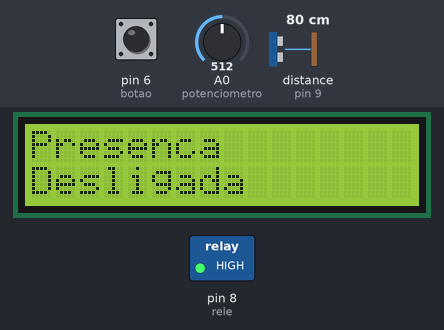
Simulated run of this sketch. Board: Arduino Uno, built with avr-gcc and run on an emulated ATmega328P. On the bench: 16×2 character LCD, switched loads named in the sketch (green lamp = pin HIGH). Wiring (inferred from the names in the program): ultrasonic range finder: trigger pin 10; echo pin 9. Inputs (shaded band) come from the test bench; at power-on: distance to the obstacle (sensor on pin 9) 80 cm, A0 (potenciometro) = 512, pin 6 (botao) LOW. The echo pulse lasts 58.3 µs per cm; pins used as bus, display or sensor lines are not drawn; what the sketch prints to the serial monitor is not drawn.

Above: at 1.2 s.
1.3 s: distance to the obstacle (sensor on pin 9) set to 12 cm
3.4 s: distance to the obstacle (sensor on pin 9) set to 9 cm
At 5.5 s:
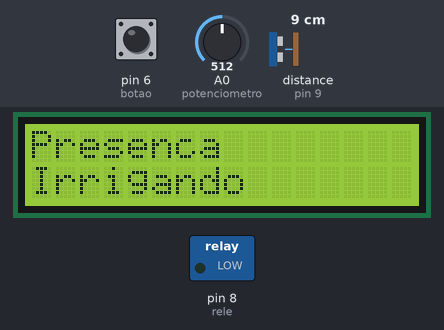
6.1 s: A0 (potenciometro) set to 734
8.2 s: A0 (potenciometro) set to 766
At 10.3 s:
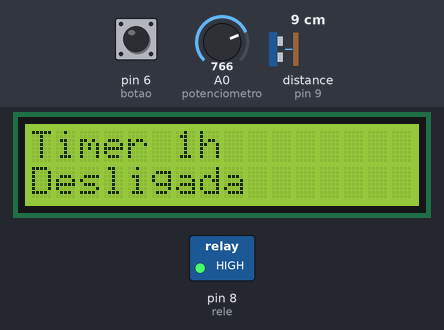
10.6 s: A0 (potenciometro) set to 240
At 11.5 s:
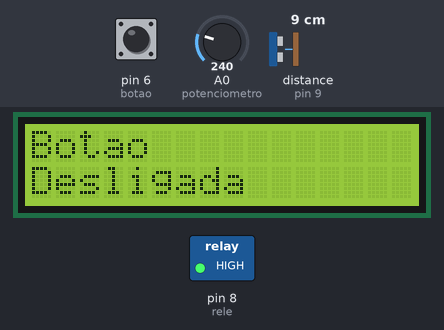
12.7 s: A0 (potenciometro) set to 259
At 14.8 s:
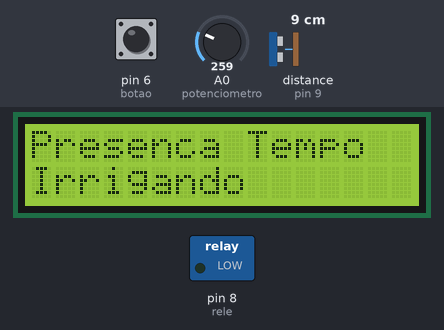
Timing chart, 0 to 16.1 s (numbered marks = the images above; inputs shaded):
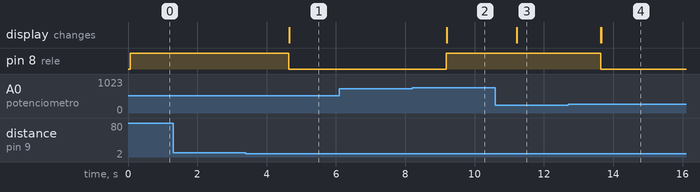

Measured:
- the behaviour switches between 11 and 10 cm on distance to the obstacle (sensor on pin 9) (found by bisection; images 0 and 1)
- the behaviour switches between 750 and 751 on A0 (potenciometro) (found by bisection; images 1 and 2)
- the behaviour switches between 250 and 251 on A0 (potenciometro) (found by bisection; images 3 and 4)
- after the input at 1.3 s, every drawn part: stays the same
- after the input at 3.4 s, pin 8 (rele): HIGH → LOW after 1.2 s; the display: changes after 1.2 s (image 1)
- after the input at 6.1 s, every drawn part: stays the same
- after the input at 8.2 s, pin 8 (rele): LOW → HIGH after 0.98 s; the display: changes after 0.99 s (image 2)
- after the input at 10.6 s, the display: changes after 0.61 s (image 3)
- after the input at 12.7 s, pin 8 (rele): HIGH → LOW after 0.94 s; the display: first changes after 0.94 s (image 4 shows a later state)

The sketch:

irrigacaoComSelecao.ino
```cpp
#include <Wire.h>
#include <LiquidCrystal_I2C.h>

//------------------------------------------
// Inicializa o display no endereco 0x27
//SCL: A5
//SDA: A4
LiquidCrystal_I2C lcd(0x27,16,2);
//------------------------------------------

//ULTRASSOM
//ligar VCC no 5V
//ligar GND no GND
//ligar TRIG no 10
//ligar ECHO no 9
int gatilho = 10;
int echo = 9;

int potenciometro = A0;
int botao = 6;
int rele = 8;

int tipo_sistema = 0;
int tipo_sistema_antigo = 0;

float minuto = 60;
float hora = 60 * minuto;
float quantidadeEspera = 1;

//o contador não está na escala milisegundos porque no loop ele precisa esperar um delay
float contadorIrrigacaoEspera = quantidadeEspera * minuto; //MUDAR PRA HORA

//o tempo de espera será o delay em milisegundos
int tempoIrrigacaoLigado = 6000;

int contador = 0;

void setup()
{
    Serial.begin(9600);

    lcd.init();

    pinMode(potenciometro, INPUT);
    pinMode(botao, INPUT);

    pinMode(rele, OUTPUT);

    //ultrassom
    pinMode(gatilho,OUTPUT);
    digitalWrite(gatilho,LOW);
    delayMicroseconds(10);
    pinMode(echo,INPUT);

    MostrarDadosLCD();

    DesligarIrrigacao();
}

void loop()
{
    SelecionarSistema();

    Serial.println("tipo_sistema: ");
    Serial.println(tipo_sistema);

    //botão
    if (tipo_sistema == 1)
    {
        VerificarBotao();

        contador = 0;
    }
    else if (tipo_sistema == 2)
    {
        VerificarUltrassomTimer();

        contador = 0;
    }
    else if (tipo_sistema == 3)
    {
        VerificarUltrassom();

        contador = 0;
    }
    else if (tipo_sistema == 4)
    {
        contador ++;

        Serial.println("contador: ");
        Serial.println(contador);

        if (contador == int(contadorIrrigacaoEspera)){

           LigarIrrigacaoTimer();
           contador = 0;
        }
    }

    delay(1000);
}

void VerificarBotao(){

  int retorno_botao = digitalRead(botao);

  Serial.println("Botão:");
  Serial.println(retorno_botao);

  if (retorno_botao == 1)
  {
     LigarIrrigacaoTimer();
  }

  delay(200);

}

float LerUltrassom(){

  float tempo;
  float distancia_cm;

  // disparar pulso ultrassônico
  digitalWrite(gatilho, HIGH);
  delayMicroseconds(10);
  digitalWrite(gatilho, LOW);

  // medir tempo de ida e volta do pulso ultrassônico
  tempo = pulseIn(echo, HIGH);

  // calcular as distâncias em centímetros e polegadas
  distancia_cm = tempo / 29.4 / 2;

  Serial.println(distancia_cm);

  return distancia_cm;

}

void VerificarUltrassomTimer(){

  int distancia_cm = LerUltrassom();

  if (distancia_cm < 10){

      LigarIrrigacaoTimer();
  }

  delay(500);
}

void VerificarUltrassom(){

  int distancia_cm = LerUltrassom();

  if (distancia_cm < 10){

      LigarIrrigacao();
  }

  else{

      DesligarIrrigacao();
  }

  delay(500);

}

void SelecionarSistema(){

    //1 = ligar relê por botão, 2 = ligar relê por presença, 3 = ligar relê por timer
    //potenciometro: 0 a 1012

    int retorno_potenciometro = analogRead(potenciometro);

    if (retorno_potenciometro < 250)
    {
        tipo_sistema = 1;
    }
    else if (retorno_potenciometro > 250 && retorno_potenciometro < 500)
    {
        tipo_sistema = 2;
    }
    else if (retorno_potenciometro > 500 && retorno_potenciometro < 750)
    {
        tipo_sistema = 3;
    }
    else if (retorno_potenciometro > 750)
    {
        tipo_sistema = 4;
    }

    if (tipo_sistema_antigo != tipo_sistema)
    {
        Serial.println("tipo_sistema_antigo:");
        Serial.println(tipo_sistema_antigo);

        MostrarDadosLCD();
        DesligarIrrigacao();
    }

    tipo_sistema_antigo = tipo_sistema;

}

void LigarIrrigacaoTimer(){

    digitalWrite(rele, LOW);

    lcd.setCursor(0, 1);
    lcd.print("Irrigando");

    //aguardar tempo de irrigação ligada
    delay(tempoIrrigacaoLigado);

    digitalWrite(rele, HIGH);

    lcd.setCursor(0, 1);
    lcd.print("Desligada");

}

void LigarIrrigacao(){

    digitalWrite(rele, LOW);

    lcd.setCursor(0, 1);
    lcd.print("Irrigando");

}

void DesligarIrrigacao(){

    digitalWrite(rele, HIGH);

    lcd.setCursor(0, 1);
    lcd.print("Desligada");
}

void MostrarDadosLCD(){

  String texto_sistema;

  if (tipo_sistema == 1)
  {
      texto_sistema = "Botao";
  }
  else if (tipo_sistema == 2)
  {
      texto_sistema = "Presenca Tempo";
  }
  else if (tipo_sistema == 3)
  {
      texto_sistema = "Presenca";
  }
  else if (tipo_sistema == 4)
  {
      texto_sistema = "Timer " + String(int(quantidadeEspera)) + "h";
  }

  lcd.setBacklight(HIGH);
  lcd.clear();
  //Posiciona o cursor na coluna 0, linha 0;
  lcd.setCursor(0, 0);
  //lcd.setCursor(0, 1);
  lcd.print(texto_sistema);

}
```
